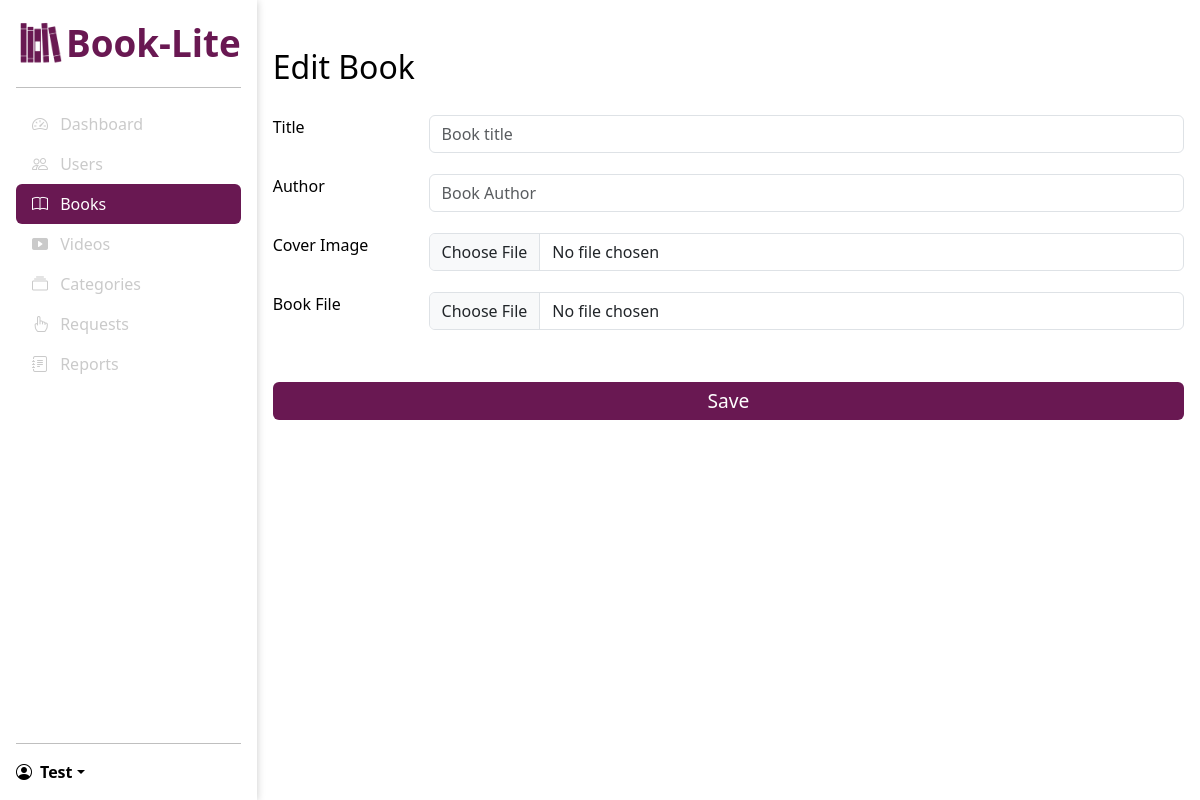
The app's page /admin/books/1683608392127566/edit (signed in), older data.
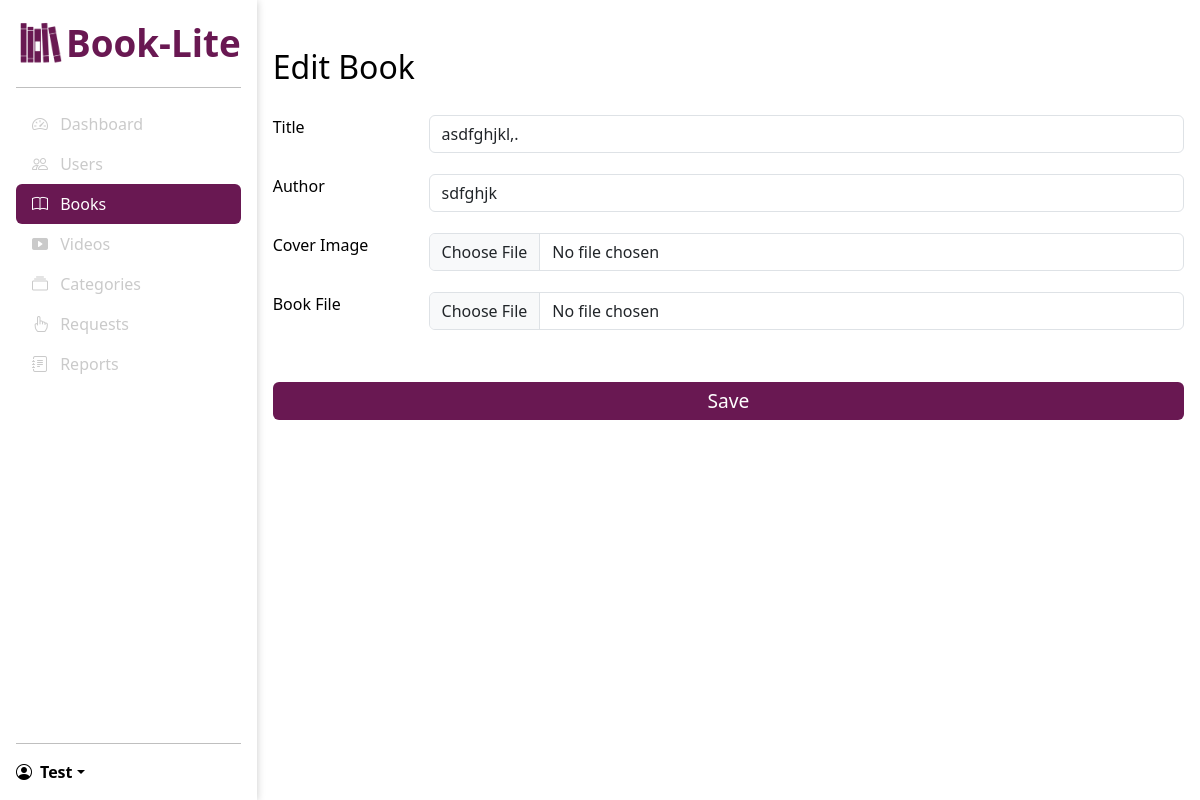
The same page, newer data.
### models/models.py (models this page shows)
class Book(db.Model):
    id = db.Column(db.String, primary_key=True)
    title = db.Column(db.String(100), nullable=False)
    author = db.Column(db.String(100), nullable=False)
    description = db.Column(db.Text, nullable=False)
    cover_path = db.Column(db.String(100), nullable=False)
    file_path = db.Column(db.String(100), nullable=False)
    category_id = db.Column(db.String, db.ForeignKey('category.id'), nullable=False)
    rentals = db.relationship('Rental', backref='book', lazy=True)

### routes/admin.py (the view)
@admin_bp.route('/books/<string:id>/edit', methods=['GET', 'POST'])
@login_required
@isAdmin
def edit_book(id):
    book = Book.query.get(id)
    all_categories = Category.query.all()
    if request.method == 'POST':
        form = request.form
        if form.get('title'):
            book.title = form['title']
        if form.get('description'):
            book.description = form['description']
        if form.get('author'):
            book.author = form['author']
        if form.get('category'):
            book.category_id = form['category_id']
        if request.files['cover'].filename != '':
            cover_filename = f'cover_{book.id}.jpg'
            cover_path = os.path.join(
                current_app.root_path, 'static/images/covers', cover_filename)
            request.files['cover'].save(cover_path)
            book.cover_path = cover_filename
        if request.files['file'].filename != '':
            file_filename = f'book_{book.id}.pdf'
            file_path = os.path.join(
                current_app.root_path, 'static/books', file_filename)
            request.files['file'].save(file_path)
            book.file_path = file_filename
        db.session.commit()
        flash('Book updated successfully!', 'success')
        return redirect(url_for('admin.books'))
    else:
        return render_template('admin/edit_book.html', book=book, b_active="active", all_categories=all_categories)

### main.py (called while the page is built)
@login_manager.user_loader
def load_user(user_id):
    return User.query.get(user_id)

@app.context_processor
def inject_global_vars():
    return dict(
        user=current_user
    )

### routes/admin.py (called while the page is built)
def isAdmin(f):
    @wraps(f)
    def decorated_function(*args, **kwargs):
        if not current_user.is_admin:
            logout_user(current_user)
            return redirect(url_for('auth.login'))
        return f(*args, **kwargs)
    return decorated_function

### templates/admin/edit_book.html
{% extends "/admin/base_admin.html" %} {%block title %}Dashboard{% endblock %}
{% block main %}
<form method="post" enctype="multipart/form-data">
  <h2>Edit Book</h2>
  <div class="form-group row">
    <label for="title" class="col-sm-2">Title</label>
    <div class="col-sm-10">
      <input
        class="form-control col-sm-10"
        type="text"
        name="title"
        id="title"
        placeholder="Book title"
        value="{{book.title}}"
      />
    </div>
  </div>
  <div class="form-group row">
    <label for="author" class="col-sm-2">Author</label>
    <div class="col-sm-10">
      <input
        class="form-control"
        type="text"
        name="author"
        id="author"
        placeholder="Book Author"
        value="{{book.author}}"
      />
    </div>
  </div>
  <div class="form-group row">
    <label for="cover-img" class="col-sm-2">Cover Image</label>
    <div class="col-sm-10">
      <input class="form-control" type="file" name="cover" accept="image/*" alt=""/>
    </div>
  </div>
  <div class="form-group row">
    <label for="book-pdf" class="col-sm-2">Book File</label>
    <div class="col-sm-10">
      <input class="form-control" name="file" type="file" accept="application/pdf" alt="" />
    </div>
  </div>
  <button type="submit" class="btn auth-btn">Save</button>
</form>
{% endblock %}

Row changes from the older to the newer data that the page shows:
added Book: title "asdfghjkl,.", author "sdfghjk"
